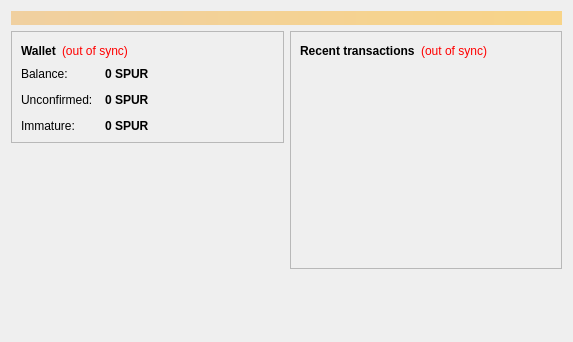
<?xml version="1.0" encoding="UTF-8"?>
<ui version="4.0">
 <class>OverviewPage</class>
 <widget class="QWidget" name="OverviewPage">
  <property name="geometry">
   <rect>
    <x>0</x>
    <y>0</y>
    <width>573</width>
    <height>342</height>
   </rect>
  </property>
  <property name="windowTitle">
   <string>Form</string>
  </property>
  <layout class="QVBoxLayout" name="topLayout">
   <item>
    <widget class="QLabel" name="labelAlerts">
     <property name="visible">
      <bool>false</bool>
     </property>
     <property name="styleSheet">
      <string notr="true">background-color: qlineargradient(x1: 0, y1: 0, x2: 1, y2: 0, stop:0 #F0D0A0, stop:1 #F8D488); color:#000000;</string>
     </property>
     <property name="wordWrap">
      <bool>true</bool>
     </property>
     <property name="margin">
      <number>3</number>
     </property>
    </widget>
   </item>
   <item>
    <layout class="QHBoxLayout" name="horizontalLayout" stretch="1,1">
     <item>
      <layout class="QVBoxLayout" name="verticalLayout_2">
       <item>
        <widget class="QFrame" name="frame">
         <property name="frameShape">
          <enum>QFrame::StyledPanel</enum>
         </property>
         <property name="frameShadow">
          <enum>QFrame::Raised</enum>
         </property>
         <layout class="QVBoxLayout" name="verticalLayout_4">
          <item>
           <layout class="QHBoxLayout" name="horizontalLayout_4">
            <item>
             <widget class="QLabel" name="label_5">
              <property name="font">
               <font>
                <weight>75</weight>
                <bold>true</bold>
               </font>
              </property>
              <property name="text">
               <string>Wallet</string>
              </property>
             </widget>
            </item>
            <item>
             <widget class="QLabel" name="labelWalletStatus">
              <property name="toolTip">
               <string>The displayed information may be out of date. Your wallet automatically synchronizes with the SpurdoCoin network after a connection is established, but this process has not completed yet.</string>
              </property>
              <property name="styleSheet">
               <string notr="true">QLabel { color: red; }</string>
              </property>
              <property name="text">
               <string notr="true">(out of sync)</string>
              </property>
              <property name="alignment">
               <set>Qt::AlignLeading|Qt::AlignLeft|Qt::AlignVCenter</set>
              </property>
             </widget>
            </item>
            <item>
             <spacer name="horizontalSpacer_2">
              <property name="orientation">
               <enum>Qt::Horizontal</enum>
              </property>
              <property name="sizeHint" stdset="0">
               <size>
                <width>40</width>
                <height>20</height>
               </size>
              </property>
             </spacer>
            </item>
           </layout>
          </item>
          <item>
           <layout class="QFormLayout" name="formLayout_2">
            <property name="fieldGrowthPolicy">
             <enum>QFormLayout::AllNonFixedFieldsGrow</enum>
            </property>
            <property name="horizontalSpacing">
             <number>12</number>
            </property>
            <property name="verticalSpacing">
             <number>12</number>
            </property>
            <item row="0" column="0">
             <widget class="QLabel" name="label">
              <property name="text">
               <string>Balance:</string>
              </property>
             </widget>
            </item>
            <item row="0" column="1">
             <widget class="QLabel" name="labelBalance">
              <property name="font">
               <font>
                <weight>75</weight>
                <bold>true</bold>
               </font>
              </property>
              <property name="cursor">
               <cursorShape>IBeamCursor</cursorShape>
              </property>
              <property name="toolTip">
               <string>Your current balance</string>
              </property>
              <property name="text">
               <string notr="true">0 SPUR</string>
              </property>
              <property name="textInteractionFlags">
               <set>Qt::LinksAccessibleByMouse|Qt::TextSelectableByKeyboard|Qt::TextSelectableByMouse</set>
              </property>
             </widget>
            </item>
            <item row="1" column="0">
             <widget class="QLabel" name="label_3">
              <property name="text">
               <string>Unconfirmed:</string>
              </property>
             </widget>
            </item>
            <item row="1" column="1">
             <widget class="QLabel" name="labelUnconfirmed">
              <property name="font">
               <font>
                <weight>75</weight>
                <bold>true</bold>
               </font>
              </property>
              <property name="cursor">
               <cursorShape>IBeamCursor</cursorShape>
              </property>
              <property name="toolTip">
               <string>Total of transactions that have yet to be confirmed, and do not yet count toward the current balance</string>
              </property>
              <property name="text">
               <string notr="true">0 SPUR</string>
              </property>
              <property name="textInteractionFlags">
               <set>Qt::LinksAccessibleByMouse|Qt::TextSelectableByKeyboard|Qt::TextSelectableByMouse</set>
              </property>
             </widget>
            </item>
            <item row="2" column="0">
             <widget class="QLabel" name="labelImmatureText">
              <property name="text">
               <string>Immature:</string>
              </property>
             </widget>
            </item>
            <item row="2" column="1">
             <widget class="QLabel" name="labelImmature">
              <property name="font">
               <font>
                <weight>75</weight>
                <bold>true</bold>
               </font>
              </property>
              <property name="toolTip">
               <string>Mined balance that has not yet matured</string>
              </property>
              <property name="text">
               <string notr="true">0 SPUR</string>
              </property>
              <property name="textInteractionFlags">
               <set>Qt::LinksAccessibleByMouse|Qt::TextSelectableByKeyboard|Qt::TextSelectableByMouse</set>
              </property>
             </widget>
            </item>
           </layout>
          </item>
         </layout>
        </widget>
       </item>
       <item>
        <spacer name="verticalSpacer">
         <property name="orientation">
          <enum>Qt::Vertical</enum>
         </property>
         <property name="sizeHint" stdset="0">
          <size>
           <width>20</width>
           <height>40</height>
          </size>
         </property>
        </spacer>
       </item>
      <item>
         <widget class="QLabel" name="coinimage">
          <property name="text">
           <string/>
          </property>
          <property name="pixmap">
           <pixmap resource="../bitcoin.qrc">:/icons/bitcoin</pixmap>
          </property>
          <property name="scaledContents">
           <bool>false</bool>
          </property>
          <property name="alignment">
           <set>Qt::AlignCenter</set>
          </property>
          <property name="margin">
           <number>-2</number>
          </property>
         </widget>
        </item>
      </layout>
     </item>
     <item>
      <layout class="QVBoxLayout" name="verticalLayout_3">
       <item>
        <widget class="QFrame" name="frame_2">
         <property name="frameShape">
          <enum>QFrame::StyledPanel</enum>
         </property>
         <property name="frameShadow">
          <enum>QFrame::Raised</enum>
         </property>
         <layout class="QVBoxLayout" name="verticalLayout">
          <item>
           <layout class="QHBoxLayout" name="horizontalLayout_2">
            <item>
             <widget class="QLabel" name="label_4">
              <property name="text">
               <string>&lt;b&gt;Recent transactions&lt;/b&gt;</string>
              </property>
             </widget>
            </item>
            <item>
             <widget class="QLabel" name="labelTransactionsStatus">
              <property name="toolTip">
               <string>The displayed information may be out of date. Your wallet automatically synchronizes with the SpurdoCoin network after a connection is established, but this process has not completed yet.</string>
              </property>
              <property name="styleSheet">
               <string notr="true">QLabel { color: red; }</string>
              </property>
              <property name="text">
               <string notr="true">(out of sync)</string>
              </property>
              <property name="alignment">
               <set>Qt::AlignRight|Qt::AlignTrailing|Qt::AlignVCenter</set>
              </property>
             </widget>
            </item>
            <item>
             <spacer name="horizontalSpacer">
              <property name="orientation">
               <enum>Qt::Horizontal</enum>
              </property>
              <property name="sizeHint" stdset="0">
               <size>
                <width>40</width>
                <height>20</height>
               </size>
              </property>
             </spacer>
            </item>
           </layout>
          </item>
          <item>
           <widget class="QListView" name="listTransactions">
            <property name="styleSheet">
             <string notr="true">QListView { background: transparent; }</string>
            </property>
            <property name="frameShape">
             <enum>QFrame::NoFrame</enum>
            </property>
            <property name="verticalScrollBarPolicy">
             <enum>Qt::ScrollBarAlwaysOff</enum>
            </property>
            <property name="horizontalScrollBarPolicy">
             <enum>Qt::ScrollBarAlwaysOff</enum>
            </property>
            <property name="selectionMode">
             <enum>QAbstractItemView::NoSelection</enum>
            </property>
           </widget>
          </item>
         </layout>
        </widget>
       </item>
       <item>
        <spacer name="verticalSpacer_2">
         <property name="orientation">
          <enum>Qt::Vertical</enum>
         </property>
         <property name="sizeHint" stdset="0">
          <size>
           <width>20</width>
           <height>40</height>
          </size>
         </property>
        </spacer>
       </item>
      </layout>
     </item>
    </layout>
   </item>
  </layout>
 </widget>
 <resources/>
 <connections/>
</ui>
